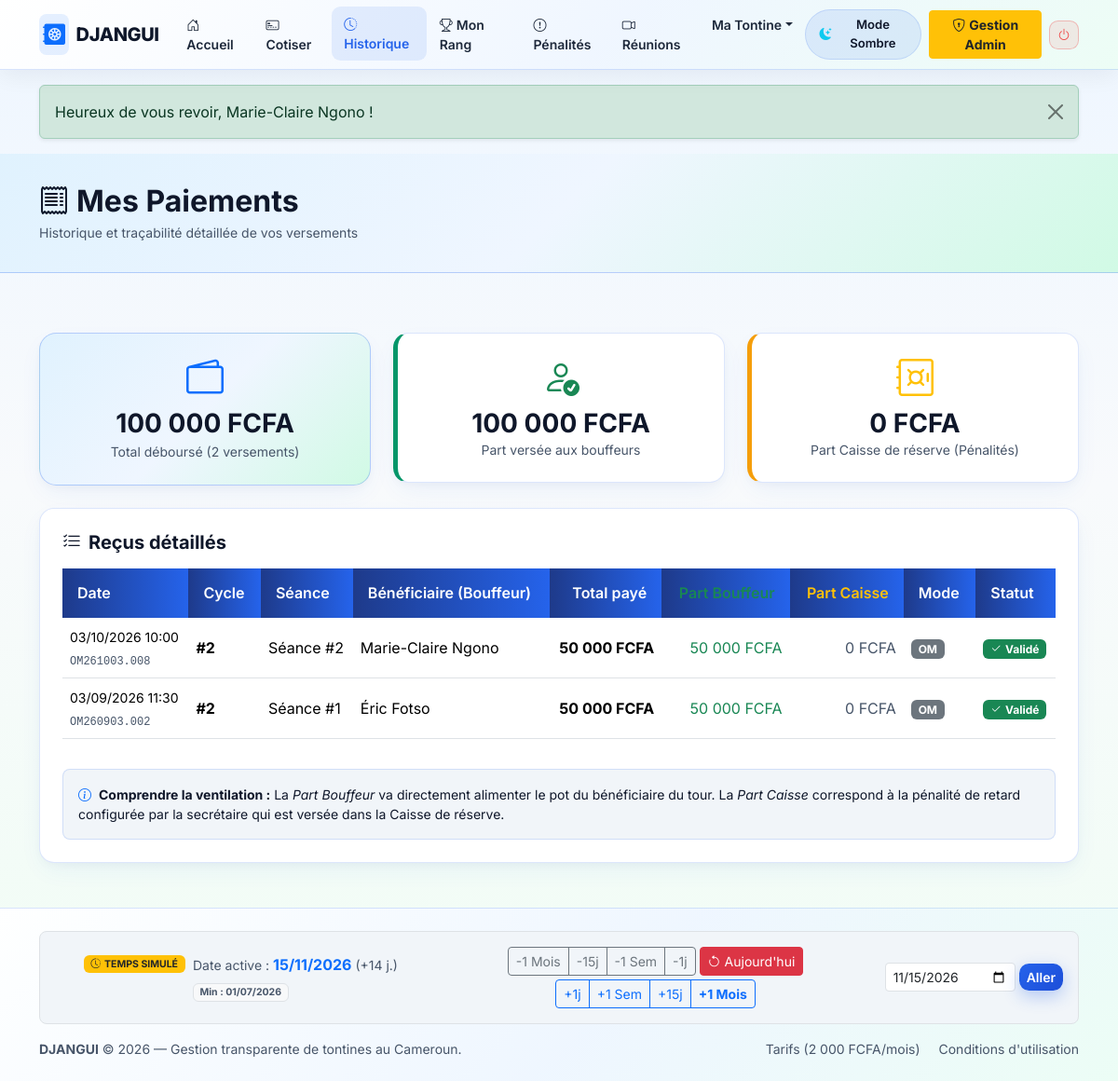
The app's page /member/payments.php (signed in) with its own data.
### tables this page shows
CREATE TABLE payments (
    id INT UNSIGNED AUTO_INCREMENT PRIMARY KEY,
    contribution_id INT UNSIGNED NOT NULL,
    paye_par_user_id INT UNSIGNED NOT NULL COMMENT 'Le membre connecte qui a initie le paiement',
    montant_total DECIMAL(12,2) NOT NULL COMMENT 'Montant total debourse par le membre',
    part_beneficiaire DECIMAL(12,2) NOT NULL DEFAULT 0.00 COMMENT 'Part versee au bouffeur (actuel ou ancien) de la seance',
    part_caisse_reserve DECIMAL(12,2) NOT NULL DEFAULT 0.00 COMMENT 'Part versee a la caisse de reserve de l admin (penalite/reliquat)',
    mode_paiement ENUM('momo', 'om', 'especes') NOT NULL DEFAULT 'momo',
    reference_paiement VARCHAR(80) DEFAULT NULL,
    date_paiement DATETIME NOT NULL DEFAULT CURRENT_TIMESTAMP,
    est_en_retard TINYINT(1) NOT NULL DEFAULT 0,
    statut_paiement ENUM('valide', 'en_attente', 'rejete') NOT NULL DEFAULT 'valide',
    commentaire VARCHAR(255) DEFAULT NULL,
    created_at DATETIME NOT NULL DEFAULT CURRENT_TIMESTAMP,

    CONSTRAINT chk_payments_total CHECK (montant_total > 0),
    CONSTRAINT chk_payments_ventilation CHECK (montant_total = part_beneficiaire + part_caisse_reserve),
    CONSTRAINT fk_payments_contribution FOREIGN KEY (contribution_id) REFERENCES contributions(id) ON DELETE RESTRICT ON UPDATE CASCADE,
    CONSTRAINT fk_payments_payeur FOREIGN KEY (paye_par_user_id) REFERENCES users(id) ON DELETE RESTRICT ON UPDATE CASCADE,
    INDEX idx_payments_contribution (contribution_id),
    INDEX idx_payments_payeur (paye_par_user_id, date_paiement)
);

CREATE TABLE cycles (
    id INT UNSIGNED AUTO_INCREMENT PRIMARY KEY,
    tontine_id INT UNSIGNED NOT NULL,
    numero_cycle INT UNSIGNED NOT NULL,
    titre VARCHAR(100) NOT NULL,
    montant_cotisation DECIMAL(12,2) NOT NULL,
    frequence ENUM('hebdo', 'bimensuel', 'mensuel') NOT NULL DEFAULT 'mensuel',
    montant_penalite_retard DECIMAL(12,2) NOT NULL DEFAULT 0.00,
    date_debut DATE NOT NULL,
    date_fin DATE DEFAULT NULL,
    statut ENUM('brouillon', 'actif', 'termine', 'annule') NOT NULL DEFAULT 'brouillon',
    date_tirage DATETIME DEFAULT NULL,
    tirage_verrouille TINYINT(1) NOT NULL DEFAULT 0,
    auteur_tirage_id INT UNSIGNED DEFAULT NULL,
    created_at DATETIME NOT NULL DEFAULT CURRENT_TIMESTAMP,

    CONSTRAINT uq_cycles_tontine_numero UNIQUE (tontine_id, numero_cycle),
    CONSTRAINT chk_cycles_montant CHECK (montant_cotisation > 0),
    CONSTRAINT chk_cycles_penalite CHECK (montant_penalite_retard >= 0),
    CONSTRAINT fk_cycles_tontine FOREIGN KEY (tontine_id) REFERENCES tontines(id) ON DELETE CASCADE ON UPDATE CASCADE,
    CONSTRAINT fk_cycles_auteur_tirage FOREIGN KEY (auteur_tirage_id) REFERENCES users(id) ON DELETE SET NULL ON UPDATE CASCADE,
    INDEX idx_cycles_tontine_statut (tontine_id, statut)
);

CREATE TABLE contributions (
    id INT UNSIGNED AUTO_INCREMENT PRIMARY KEY,
    cycle_member_id INT UNSIGNED NOT NULL COMMENT 'Le membre qui doit payer cette cotisation',
    beneficiaire_cycle_member_id INT UNSIGNED NOT NULL COMMENT 'Le bouffeur de cette seance qui recoit les fonds',
    numero_seance INT UNSIGNED NOT NULL,
    date_echeance DATE NOT NULL,
    montant_attendu DECIMAL(12,2) NOT NULL,
    montant_paye DECIMAL(12,2) NOT NULL DEFAULT 0.00,
    statut ENUM('en_attente', 'partiel', 'paye', 'en_retard') NOT NULL DEFAULT 'en_attente',
    created_at DATETIME NOT NULL DEFAULT CURRENT_TIMESTAMP,
    updated_at DATETIME NOT NULL DEFAULT CURRENT_TIMESTAMP ON UPDATE CURRENT_TIMESTAMP,

    CONSTRAINT uq_contrib_membre_seance UNIQUE (cycle_member_id, numero_seance),
    CONSTRAINT chk_contrib_attendu CHECK (montant_attendu > 0),
    CONSTRAINT chk_contrib_paye CHECK (montant_paye >= 0),
    CONSTRAINT fk_contrib_payeur FOREIGN KEY (cycle_member_id) REFERENCES cycle_members(id) ON DELETE CASCADE ON UPDATE CASCADE,
    CONSTRAINT fk_contrib_bouffeur FOREIGN KEY (beneficiaire_cycle_member_id) REFERENCES cycle_members(id) ON DELETE RESTRICT ON UPDATE CASCADE,
    INDEX idx_contrib_echeance_statut (date_echeance, statut),
    INDEX idx_contrib_bouffeur (beneficiaire_cycle_member_id)
);

CREATE TABLE users (
    id INT UNSIGNED AUTO_INCREMENT PRIMARY KEY,
    code_public VARCHAR(24) NOT NULL COMMENT 'Identifiant public pour le QR Code (sans donnees sensibles)',
    username VARCHAR(50) NOT NULL,
    password_hash VARCHAR(255) NOT NULL,
    nom_complet VARCHAR(120) NOT NULL,
    telephone VARCHAR(20) NOT NULL,
    email VARCHAR(150) DEFAULT NULL,
    numero_cni VARCHAR(60) DEFAULT NULL COMMENT 'Donnee sensible visible uniquement par l admin',
    role ENUM('admin', 'member') NOT NULL DEFAULT 'member',
    statut_membre ENUM('actif', 'inactif', 'sorti') NOT NULL DEFAULT 'actif',
    statut_validation ENUM('en_attente', 'accepte', 'refuse') NOT NULL DEFAULT 'accepte',
    canal_paiement ENUM('momo', 'om', 'especes') NOT NULL DEFAULT 'momo',
    telephone_paiement VARCHAR(20) NOT NULL COMMENT 'Numero MoMo/OM qui envoie les cotisations et recoit le pot',
    tentatives_echouees TINYINT UNSIGNED NOT NULL DEFAULT 0,
    blocage_jusqua DATETIME DEFAULT NULL,
    reset_token VARCHAR(100) DEFAULT NULL,
    reset_expire_at DATETIME DEFAULT NULL,
    tontine_id INT UNSIGNED DEFAULT NULL COMMENT '1 seule tontine autorisee par compte',
    created_at DATETIME NOT NULL DEFAULT CURRENT_TIMESTAMP,
    updated_at DATETIME NOT NULL DEFAULT CURRENT_TIMESTAMP ON UPDATE CURRENT_TIMESTAMP,

    CONSTRAINT uq_users_code_public UNIQUE (code_public),
    CONSTRAINT uq_users_username UNIQUE (username),
    CONSTRAINT uq_users_telephone UNIQUE (telephone),
    CONSTRAINT uq_users_email UNIQUE (email),
    INDEX idx_users_tontine_statut (tontine_id, statut_membre)
);

### includes/functions.php (called while the page is built, shortened)
<?php
function e($texte) {
    return htmlspecialchars((string)$texte, ENT_QUOTES, 'UTF-8');
}
function format_fcfa($montant) {
    return number_format((float)$montant, 0, ',', ' ') . ' FCFA';
}

### member/payments.php (the view, shortened to what this page needs)
<?php
require_once __DIR__ . '/../includes/functions.php';
$user_id    = (int)$_SESSION['user_id'];
$stmt = $pdo->prepare("
    SELECT
        p.id,
        p.montant_total,
        p.part_beneficiaire,
        p.part_caisse_reserve,
        p.mode_paiement,
        p.reference_paiement,
        p.statut_paiement,
        p.est_en_retard,
        p.date_paiement,
        c.numero_seance,
        cy.numero_cycle,
        u_ben.nom_complet AS ben_nom
    FROM payments p
    JOIN contributions c ON c.id = p.contribution_id
    JOIN cycle_members cm_payeur ON cm_payeur.id = c.cycle_member_id
    JOIN cycles cy ON cy.id = cm_payeur.cycle_id
    JOIN cycle_members cm_ben ON cm_ben.id = c.beneficiaire_cycle_member_id
    JOIN users u_ben ON u_ben.id = cm_ben.user_id
    WHERE p.paye_par_user_id = ?
    ORDER BY p.date_paiement DESC
");
$stmt->execute([$user_id]);
$paiements = $stmt->fetchAll();
$total_paye      = 0.0;
$total_bouffeurs = 0.0;
$total_caisse    = 0.0;
foreach ($paiements as $p) {
    if ($p['statut_paiement'] === 'valide' || $p['statut_paiement'] === 'paye') {
        $total_paye      += (float)$p['montant_total'];
        $total_bouffeurs += (float)$p['part_beneficiaire'];
        $total_caisse    += (float)$p['part_caisse_reserve'];
    }
}
require_once __DIR__ . '/../includes/header.php';
require_once __DIR__ . '/../includes/navbar.php';
?>
<div class="page-header-dark">
    <div class="container">
        <h2 class="fw-bold mb-1"><i class="bi bi-receipt me-2"></i>Mes Paiements</h2>
        <p class="text-muted mb-0 small">Historique et traçabilité détaillée de vos versements</p>
    </div>
</div>
<div class="container pb-5">
    <div class="row g-4 mt-2">
        <div class="col-md-4">
            <div class="card-accent-djangui hover-lift p-4 text-center">
                <i class="bi bi-wallet2 display-6 text-primary"></i>
                <h3 class="fw-bold mt-2 mb-0"><?= format_fcfa($total_paye) ?></h3>
                <small class="text-muted">Total déboursé (<?= count($paiements) ?> versement<?= count($paiements) > 1 ? 's' : '' ?>)</small>
            </div>
        </div>
        <div class="col-md-4">
            <div class="card card-djangui hover-lift p-4 text-center border-left-emerald">
                <i class="bi bi-person-check display-6 text-success"></i>
                <h3 class="fw-bold mt-2 mb-0"><?= format_fcfa($total_bouffeurs) ?></h3>
                <small class="text-muted">Part versée aux bouffeurs</small>
            </div>
        </div>
        <div class="col-md-4">
            <div class="card card-djangui hover-lift p-4 text-center border-left-warning">
                <i class="bi bi-safe display-6 text-warning"></i>
                <h3 class="fw-bold mt-2 mb-0"><?= format_fcfa($total_caisse) ?></h3>
                <small class="text-muted">Part Caisse de réserve (Pénalités)</small>
            </div>
        </div>
    </div>
    <div class="card card-djangui p-4 mt-4">
        <h5 class="fw-bold mb-3"><i class="bi bi-list-check me-2"></i>Reçus détaillés</h5>
        <?php if (empty($paiements)): ?>
            <p class="text-muted text-center py-4">Aucun versement enregistré sur votre compte.</p>
        <?php else: ?>
            <div class="table-responsive">
                <table class="table table-djangui align-middle">
                    <thead>
                        <tr>
                            <th>Date</th>
                            <th>Cycle</th>
                            <th>Séance</th>
                            <th>Bénéficiaire (Bouffeur)</th>
                            <th class="text-end">Total payé</th>
                            <th class="text-end text-success">Part Bouffeur</th>
                            <th class="text-end text-warning">Part Caisse</th>
                            <th>Mode</th>
                            <th>Statut</th>
                        </tr>
                    </thead>
                    <tbody>
                        <?php foreach ($paiements as $p): ?>
                        <tr>
                            <td>
                                <small><?= date('d/m/Y H:i', strtotime($p['date_paiement'])) ?></small>
                                <?php if (!empty($p['reference_paiement'])): ?>
                                    <br><span class="text-muted font-monospace" style="font-size: 0.75rem;"><?= e($p['reference_paiement']) ?></span>
                                <?php endif; ?>
                            </td>
                            <td class="fw-bold">#<?= (int)$p['numero_cycle'] ?></td>
                            <td>Séance #<?= (int)$p['numero_seance'] ?></td>
                            <td><?= e($p['ben_nom']) ?></td>
                            <td class="text-end fw-bold"><?= format_fcfa($p['montant_total']) ?></td>
                            <td class="text-end text-success"><?= format_fcfa($p['part_beneficiaire']) ?></td>
                            <td class="text-end <?= (float)$p['part_caisse_reserve'] > 0 ? 'text-warning fw-bold' : 'text-muted' ?>">
                                <?= (float)$p['part_caisse_reserve'] > 0 ? format_fcfa($p['part_caisse_reserve']) : '0 FCFA' ?>
                            </td>
                            <td>
                                <span class="badge bg-secondary"><?= e(strtoupper($p['mode_paiement'])) ?></span>
                            </td>
                            <td>
                                <?php if ((int)$p['est_en_retard'] === 1): ?>
                                    <span class="badge bg-warning text-dark"><i class="bi bi-exclamation-triangle me-1"></i>Payé en retard</span>
                                <?php else: ?>
                                    <span class="badge bg-success"><i class="bi bi-check2 me-1"></i>Validé</span>
                                <?php endif; ?>
                            </td>
                        </tr>
                        <?php endforeach; ?>
                    </tbody>
                </table>
            </div>
            <div class="p-3 rounded-3 box-adaptive mt-3 small">
                <i class="bi bi-info-circle me-1 text-primary"></i>
                <strong>Comprendre la ventilation :</strong>
                La <em>Part Bouffeur</em> va directement alimenter le pot du bénéficiaire du tour.
                La <em>Part Caisse</em> correspond à la pénalité de retard configurée par la secrétaire qui est versée dans la Caisse de réserve.
            </div>
        <?php endif; ?>
    </div>
</div>
<?php require_once __DIR__ . '/../includes/footer.php'; ?>

### assets/css/style.css (style rules this page uses)
:root, [data-theme="light"] { --dj-bg-body: #f4f8fb; --dj-bg-body-gradient: linear-gradient(180deg, #eef6ff 0%, #f8fafc 45%, #f0fdf4 100%); --dj-bg-card: #fff; --dj-bg-section-alt: linear-gradient(135deg, #ffffff 0%, #f0f7ff 60%, #ecfdf5 100%); --dj-bg-box: #f1f5f9; --dj-text-main: #0f172a; --dj-text-muted: #475569; --dj-border-color: rgba(37, 99, 235, 0.16); --dj-navbar-bg: linear-gradient(135deg, rgba(255, 255, 255, 0.96) 0%, rgba(239, 246, 255, 0.96) 55%, rgba(236, 253, 245, 0.96) 100%); --dj-navbar-border: rgba(37, 99, 235, 0.18); --dj-navbar-shadow: 0 6px 24px rgba(15, 23, 42, 0.06); --dj-nav-link: #1e293b; --dj-nav-link-hover-bg: rgba(37, 99, 235, 0.10); --dj-nav-link-active: #2563eb; --dj-brand-text: #0f172a; --dj-hero-overlay: linear-gradient(125deg, rgba(255, 255, 255, 0.93) 0%, rgba(224, 242, 254, 0.88) 52%, rgba(209, 250, 229, 0.84) 100%); --dj-hero-title: #0f172a; --dj-hero-subtitle: #1e293b; --dj-hero-shadow: 0 2px 10px rgba(255, 255, 255, 0.8); --dj-hero-badge-bg: rgba(37, 99, 235, 0.10); --dj-hero-badge-border: rgba(37, 99, 235, 0.30); --dj-hero-invite-bg: rgba(255, 255, 255, 0.88); --dj-hero-invite-border: rgba(37, 99, 235, 0.25); --dj-phone-frame: linear-gradient(145deg, #ffffff 0%, #e2e8f0 100%); --dj-phone-border: #cbd5e1; --dj-phone-screen: #f8fafc; --dj-phone-tx-bg: #ffffff; --dj-phone-pot-bg: linear-gradient(135deg, #2563eb 0%, #0284c7 60%, #059669 100%); --dj-accent-card-bg: linear-gradient(135deg, #e0f2fe 0%, #eff6ff 50%, #d1fae5 100%); --dj-accent-card-border: rgba(37, 99, 235, 0.28); --dj-accent-card-text: #0f172a; --dj-accent-subbox-bg: rgba(255, 255, 255, 0.85); --dj-card-shadow: 0 10px 28px -6px rgba(37, 99, 235, 0.08), 0 4px 12px -3px rgba(15, 23, 42, 0.04); --dj-hover-shadow: 0 20px 38px -8px rgba(37, 99, 235, 0.22); --dj-table-head-bg: linear-gradient(90deg, #1e3a8a 0%, #2563eb 100%); --dj-table-head-text: #ffffff; --dj-blue: #2563eb; --dj-emerald: #059669; }
body { background: var(--dj-bg-body-gradient); background-color: var(--dj-bg-body); color: var(--dj-text-main); font-family: 'Inter', system-ui, -apple-system, sans-serif; min-height: 100vh; display: flex; flex-direction: column; transition: background 0.3s ease, color 0.25s ease; overflow-x: hidden; }
.text-muted { color: var(--dj-text-muted) !important; }
.card-djangui { background-color: var(--dj-bg-card); color: var(--dj-text-main); border: 1px solid var(--dj-border-color); border-radius: 1rem; box-shadow: var(--dj-card-shadow); transition: transform 0.28s ease, box-shadow 0.28s ease, border-color 0.28s ease, background-color 0.25s ease; }
.card-dark-djangui, .card-accent-djangui { background: var(--dj-accent-card-bg); color: var(--dj-accent-card-text); border: 1px solid var(--dj-accent-card-border); border-radius: 1.15rem; box-shadow: var(--dj-card-shadow); transition: all 0.28s ease; }
.border-left-emerald { border-left: 5px solid var(--dj-emerald) !important; }
.border-left-warning { border-left: 5px solid #f59e0b !important; }
.page-header-dark { background: var(--dj-accent-card-bg); color: var(--dj-accent-card-text); padding: 2rem 0; margin-bottom: 2rem; border-bottom: 1px solid var(--dj-accent-card-border); }
.box-adaptive { background-color: var(--dj-bg-box); border: 1px solid var(--dj-border-color); }
.table-djangui thead th { background: var(--dj-table-head-bg); color: var(--dj-table-head-text); font-weight: 600; border: none; padding: 0.9rem 1rem; }

### records on screen
payments: date_paiement "03/10/2026 10:00", reference_paiement "OM261003.008", cycles.numero_cycle "2", contribution.numero_seance "2", paye_par_user.nom_complet "Marie-Claire Ngono", montant_total "50 000 FCFA", part_beneficiaire "50 000 FCFA", part_caisse_reserve "0 FCFA", mode_paiement "OM", est_en_retard 0 (drawn)
payments: date_paiement "03/09/2026 11:30", reference_paiement "OM260903.002", cycles.numero_cycle "2", contribution.numero_seance "1", users.nom_complet "Éric Fotso", montant_total "50 000 FCFA", part_beneficiaire "50 000 FCFA", part_caisse_reserve "0 FCFA", mode_paiement "OM", est_en_retard 0 (drawn)

### other values on screen
$_SESSION['flash_texte'] "Heureux de vous revoir, Marie-Claire Ngono !"
format_fcfa($total_paye) "100 000 FCFA"
count($paiements) "2"
format_fcfa($total_bouffeurs) "100 000 FCFA"
format_fcfa($total_caisse) "0 FCFA"
$date_sim_str "15/11/2026"
$jours_ecart "14"
$date_min_str "01/07/2026"
date_actuelle('Y') "2026"
